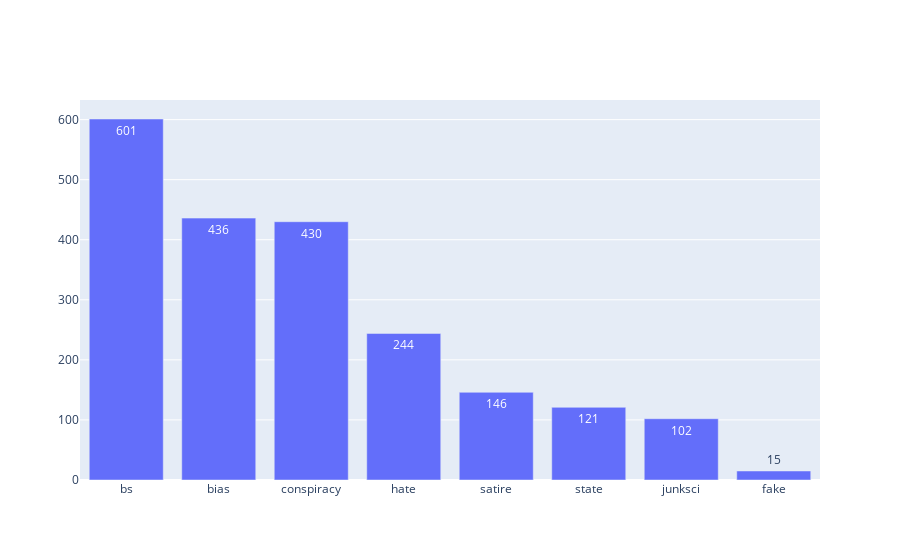

Here is the notebook cell this chart was saved with:
### Code cell
fig=go.Figure(data=[go.Bar(x=['bs','bias','conspiracy','hate','satire', 'state', 'junksci','fake'], y=i,text=i,textposition='auto')])
fig.show()
##bs=bullshit

### Figure 1 — Plotly figure (JSON) as saved in the notebook; plotly's stock layout.template omitted (floating-point values rounded to 4 significant figures)
{"data": [{"text": [601, 436, 430, 244, 146, 121, 102, 15], "textposition": "auto", "type": "bar", "x": ["bs", "bias", "conspiracy", "hate", "satire", "state", "junksci", "fake"], "y": [601, 436, 430, 244, 146, 121, 102, 15]}], "layout": {}}
